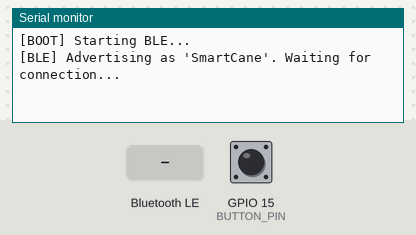
Recording of a sketch running on a simulated ESP32. Shown: the last lines printed to the serial monitor. The test bench sets the inputs (shaded band); at power-on: GPIO 15 (BUTTON_PIN) HIGH. Nothing arrives over Bluetooth unless stated; a phone connects over Bluetooth LE 3 s after start.

Above: at 1.2 s.
1.3 s: GPIO 15 (BUTTON_PIN) pulled LOW for 0.15 s
At 2.2 s:
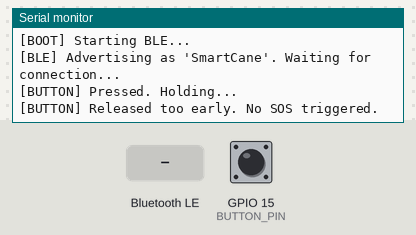
2.9 s: Bluetooth LE write "OK" received
4.5 s: Bluetooth LE write "FAIL" received
At 5.1 s:
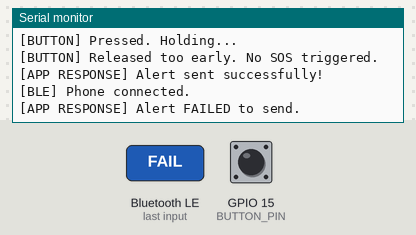
6.0 s: Bluetooth LE write "1" received
At 7.2 s:
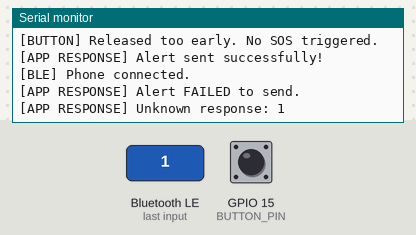
7.5 s: GPIO 15 (BUTTON_PIN) pulled LOW for 3.2 s
At 8.8 s:
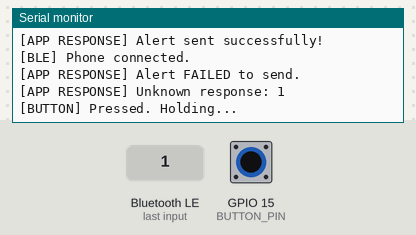

The sketch:

ble_connection.ino
```cpp
// ─── HARDWARE SETUP ───────────────────────────────────────────────────────────
// One leg to GPIO 15 (or change BUTTON_PIN), other leg to GND.
// No resistor needed — we're using INPUT_PULLUP.
// Install nRF Connect (by Nordic Semiconductor) on your phone — it's the standard
// tool for this. You should see SmartCane appear when scanning. Connect to it,
// find the notify characteristic, subscribe to it, then hold your button for 3
// seconds. You should see the SOS:-12.046374,-77.042793 message arrive in nRF
// Connect. You can also manually write OK or FAIL to the write characteristic
// and watch the Serial Monitor react.

#include <BLEDevice.h>
#include <BLEServer.h>
#include <BLEUtils.h>
#include <BLE2902.h>

// ─── BLE UUIDs ────────────────────────────────────────────────────────────────
// These are custom UUIDs for our service and characteristics.
// You can keep these exact values — they just need to be consistent
// between the ESP32 firmware and the mobile app.
#define SERVICE_UUID        "12345678-1234-1234-1234-123456789abc"
#define CHAR_NOTIFY_UUID    "12345678-1234-1234-1234-123456789ab1"  // ESP32 → App
#define CHAR_WRITE_UUID     "12345678-1234-1234-1234-123456789ab2"  // App → ESP32

// ─── Pin definitions ──────────────────────────────────────────────────────────
#define BUTTON_PIN 15   // SOS button — change to whatever GPIO you're using

// ─── Hold duration ────────────────────────────────────────────────────────────
#define HOLD_THRESHOLD_MS 3000  // 3 seconds to trigger SOS

// ─── Simulated GPS coordinates (Lima, Peru) ───────────────────────────────────
#define FAKE_LAT "-12.046374"
#define FAKE_LON "-77.042793"

// ─── BLE state ────────────────────────────────────────────────────────────────
BLEServer*          pServer         = nullptr;
BLECharacteristic*  pNotifyChar     = nullptr;
BLECharacteristic*  pWriteChar      = nullptr;
bool                deviceConnected = false;

// ─── Button state ─────────────────────────────────────────────────────────────
unsigned long buttonPressedAt = 0;
bool          buttonHeld      = false;
bool          sosTriggered    = false;  // prevents re-triggering while held

// ─── BLE Server Callbacks ─────────────────────────────────────────────────────
// These fire when a phone connects or disconnects.
class ServerCallbacks : public BLEServerCallbacks {
  void onConnect(BLEServer* pServer) override {
    deviceConnected = true;
    Serial.println("[BLE] Phone connected.");
  }

  void onDisconnect(BLEServer* pServer) override {
    deviceConnected = false;
    Serial.println("[BLE] Phone disconnected. Restarting advertising...");
    // Restart advertising so the phone can reconnect
    pServer->startAdvertising();
  }
};

// ─── BLE Write Callbacks ──────────────────────────────────────────────────────
// This fires when the app writes "OK" or "FAIL" back to the ESP32.
class WriteCallbacks : public BLECharacteristicCallbacks {
  void onWrite(BLECharacteristic* pChar) override {
    String value = pChar->getValue().c_str();
    value.trim();

    Serial.print("[APP RESPONSE] ");

    if (value == "OK") {
      Serial.println("Alert sent successfully!");
      // Phase 5: trigger MP3 success audio here
    } else if (value == "FAIL") {
      Serial.println("Alert FAILED to send.");
      // Phase 5: trigger MP3 failure audio here
    } else {
      Serial.print("Unknown response: ");
      Serial.println(value);
    }
  }
};

// ─── Setup ────────────────────────────────────────────────────────────────────
void setup() {
  Serial.begin(115200);
  pinMode(BUTTON_PIN, INPUT_PULLUP);  // Button connects GPIO to GND when pressed

  Serial.println("[BOOT] Starting BLE...");

  // Initialize BLE with a device name (this is what appears when scanning)
  BLEDevice::init("SmartCane");

  // Create the BLE server
  pServer = BLEDevice::createServer();
  pServer->setCallbacks(new ServerCallbacks());

  // Create the service
  BLEService* pService = pServer->createService(SERVICE_UUID);

  // Characteristic 1: ESP32 → App (NOTIFY)
  // The app subscribes to this and receives data when ESP32 calls notify()
  pNotifyChar = pService->createCharacteristic(
    CHAR_NOTIFY_UUID,
    BLECharacteristic::PROPERTY_NOTIFY
  );
  pNotifyChar->addDescriptor(new BLE2902());  // Required for notify to work

  // Characteristic 2: App → ESP32 (WRITE)
  // The app writes "OK" or "FAIL" here after handling the SOS
  pWriteChar = pService->createCharacteristic(
    CHAR_WRITE_UUID,
    BLECharacteristic::PROPERTY_WRITE
  );
  pWriteChar->setCallbacks(new WriteCallbacks());

  // Start the service and begin advertising
  pService->start();
  BLEAdvertising* pAdvertising = BLEDevice::getAdvertising();
  pAdvertising->addServiceUUID(SERVICE_UUID);
  pAdvertising->setScanResponse(true);
  BLEDevice::startAdvertising();

  Serial.println("[BLE] Advertising as 'SmartCane'. Waiting for connection...");
}

// ─── Main Loop ────────────────────────────────────────────────────────────────
void loop() {
  handleButton();
  delay(50);  // Small delay to avoid busy-looping; 50ms is fine for button polling
}

// ─── Button Hold Detection ────────────────────────────────────────────────────
void handleButton() {
  // INPUT_PULLUP means LOW = pressed, HIGH = released
  bool pressed = (digitalRead(BUTTON_PIN) == LOW);

  if (pressed) {
    if (buttonPressedAt == 0) {
      // First moment of press — record the time
      buttonPressedAt = millis();
      sosTriggered = false;
      Serial.println("[BUTTON] Pressed. Holding...");
    }

    // Check if held long enough and hasn't fired yet this press
    if (!sosTriggered && (millis() - buttonPressedAt >= HOLD_THRESHOLD_MS)) {
      sosTriggered = true;
      triggerSOS();
    }

  } else {
    // Button released
    if (buttonPressedAt != 0 && !sosTriggered) {
      Serial.println("[BUTTON] Released too early. No SOS triggered.");
    }
    buttonPressedAt = 0;
  }
}

// ─── SOS Trigger ─────────────────────────────────────────────────────────────
void triggerSOS() {
  Serial.println("[SOS] Triggered!");

  if (!deviceConnected) {
    Serial.println("[SOS] No phone connected — cannot send alert.");
    // Phase 5: play "no connection" audio here
    return;
  }

  // Build the message: SOS:<lat>,<lon>
  String message = "SOS:";
  message += FAKE_LAT;
  message += ",";
  message += FAKE_LON;

  Serial.print("[SOS] Sending via BLE: ");
  Serial.println(message);

  pNotifyChar->setValue(message.c_str());
  pNotifyChar->notify();
}
```

Measured:
- after the input at 1.3 s, the serial monitor: prints a new line at once (image 1)
- after the input at 4.5 s, the serial monitor: prints a new line at once (image 2)
- after the input at 6.0 s, the serial monitor: prints a new line at once (image 3)
- after the input at 7.5 s, the serial monitor: prints a new line at once (image 4)
